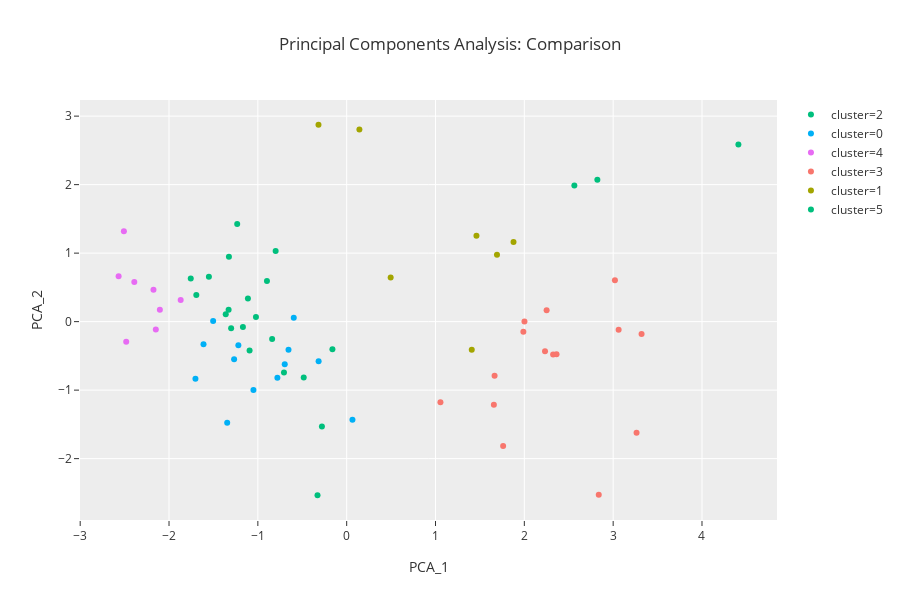

Write notebook code for a chart like this one.
### Markdown cell above
Kind of compelling. There is some bleed.

### Code cell
px.scatter(data_frame=pca_df
           ,x='PCA_1'
           ,y='PCA_2'
           ,color='cluster'
           ,template='ggplot2'
           ,title='Principal Components Analysis: Comparison'
           ,hover_name='person'
#            ,labels={"neg":"Negative Sentiment"
#                     ,"pos":"Positive Sentiment"
#                     ,"comment_length":"Avg Comment Char Length"
#                    }
            ,color_discrete_map={'got':'orange','dems': 'blue'}
          )

### Figure 1 — Plotly figure (JSON) as saved in the notebook; plotly's stock layout.template omitted (floating-point values rounded to 4 significant figures)
{"data": [{"hoverlabel": {"namelength": 0}, "hovertemplate": "<b>%{hovertext}</b><br><br>cluster=2<br>PCA_1=%{x}<br>PCA_2=%{y}", "hovertext": ["bran", "arya", "brienne", "theon", "hound", "mountain", "robb", "melisandre", "bronn", "gilly", "ramsey", "ned", "catelyn", "tormund", "robert", "tommen", "margaery", "oberyn", "jaqen", "ygritte"], "legendgroup": "cluster=2", "marker": {"color": "#00BF7D", "symbol": "circle"}, "mode": "markers", "name": "cluster=2", "showlegend": true, "type": "scatter", "uid": "9c8d646b-7188-461a-9b2a-21e705326943", "x": [-1.551, -1.755, -1.112, -1.021, -1.168, -1.329, -1.232, -1.326, -1.093, -0.1606, -0.8975, -1.301, -0.8391, -0.4836, -1.693, -1.361, -0.3284, -0.7059, -0.7996, -0.2788], "xaxis": "x", "y": [0.6555, 0.6297, 0.3366, 0.06862, -0.07663, 0.1737, 1.424, 0.949, -0.4221, -0.4031, 0.5938, -0.09517, -0.2526, -0.8163, 0.3899, 0.1072, -2.535, -0.7442, 1.03, -1.53], "yaxis": "y"}, {"hoverlabel": {"namelength": 0}, "hovertemplate": "<b>%{hovertext}</b><br><br>cluster=0<br>PCA_1=%{x}<br>PCA_2=%{y}", "hovertext": ["jon", "davos", "doran", "tyrion", "sansa", "stannis", "varys", "littlefinger", "joffrey", "gendry", "grey worm", "night_king", "mance"], "legendgroup": "cluster=0", "marker": {"color": "#00B0F6", "symbol": "circle"}, "mode": "markers", "name": "cluster=0", "showlegend": true, "type": "scatter", "uid": "bf62ce1c-f352-4f83-829a-06c60b7226d4", "x": [-1.703, 0.0651, -0.5957, -1.267, -1.219, -0.78, -1.612, -0.6549, -1.345, -0.6973, -1.503, -1.05, -0.316], "xaxis": "x", "y": [-0.8337, -1.434, 0.05765, -0.5479, -0.3445, -0.8191, -0.33, -0.4097, -1.477, -0.6204, 0.01013, -0.9963, -0.5782], "yaxis": "y"}, {"hoverlabel": {"namelength": 0}, "hovertemplate": "<b>%{hovertext}</b><br><br>cluster=4<br>PCA_1=%{x}<br>PCA_2=%{y}", "hovertext": ["dany", "cersei", "jamie", "jorah", "dragons", "missandei", "viserys", "euron"], "legendgroup": "cluster=4", "marker": {"color": "#E76BF3", "symbol": "circle"}, "mode": "markers", "name": "cluster=4", "showlegend": true, "type": "scatter", "uid": "2f555b26-c9fc-4b38-8402-dc59cdaf4d76", "x": [-2.149, -2.391, -1.869, -2.482, -2.175, -2.568, -2.103, -2.508], "xaxis": "x", "y": [-0.1147, 0.5777, 0.3149, -0.2947, 0.4653, 0.6627, 0.1734, 1.319], "yaxis": "y"}, {"hoverlabel": {"namelength": 0}, "hovertemplate": "<b>%{hovertext}</b><br><br>cluster=3<br>PCA_1=%{x}<br>PCA_2=%{y}", "hovertext": ["samwell", "harris", "buttigieg", "hickenlooper", "warren", "booker", "inslee", "castro", "sanders", "bullock", "messam", "o'rourke", "bennet", "moulton", "swalwell"], "legendgroup": "cluster=3", "marker": {"color": "#F8766D", "symbol": "circle"}, "mode": "markers", "name": "cluster=3", "showlegend": true, "type": "scatter", "uid": "fab56c1b-2fd7-4322-8d31-079b3ea6d816", "x": [1.056, 2.233, 1.665, 2.324, 1.657, 2.251, 3.263, 2.001, 1.989, 2.838, 3.02, 2.362, 3.062, 3.32, 1.761], "xaxis": "x", "y": [-1.178, -0.4336, -0.7914, -0.4805, -1.213, 0.165, -1.622, 0.001713, -0.1462, -2.527, 0.6042, -0.4756, -0.1196, -0.1815, -1.815], "yaxis": "y"}, {"hoverlabel": {"namelength": 0}, "hovertemplate": "<b>%{hovertext}</b><br><br>cluster=1<br>PCA_1=%{x}<br>PCA_2=%{y}", "hovertext": ["hodor", "biden", "gillibrand", "klobuchar", "gabbard", "delaney", "yang"], "legendgroup": "cluster=1", "marker": {"color": "#A3A500", "symbol": "circle"}, "mode": "markers", "name": "cluster=1", "showlegend": true, "type": "scatter", "uid": "62eb88d7-1d09-404b-8b8b-0cb2b9fd491f", "x": [-0.3173, 1.878, 1.692, 1.461, 0.1432, 0.4952, 1.408], "xaxis": "x", "y": [2.874, 1.161, 0.9752, 1.255, 2.804, 0.6429, -0.4111], "yaxis": "y"}, {"hoverlabel": {"namelength": 0}, "hovertemplate": "<b>%{hovertext}</b><br><br>cluster=5<br>PCA_1=%{x}<br>PCA_2=%{y}", "hovertext": ["de blasio", "gravel", "williamson"], "legendgroup": "cluster=5", "marker": {"color": "#00BF7D", "symbol": "circle"}, "mode": "markers", "name": "cluster=5", "showlegend": true, "type": "scatter", "uid": "7a866639-282e-426b-8cf6-dfbda4967c23", "x": [4.41, 2.563, 2.822], "xaxis": "x", "y": [2.586, 1.989, 2.072], "yaxis": "y"}], "layout": {"grid": {"xaxes": ["x"], "xgap": 0.1, "xside": "bottom", "yaxes": ["y"], "ygap": 0.1, "yside": "left"}, "height": 600, "legend": {"tracegroupgap": 0}, "title": {"text": "Principal Components Analysis: Comparison"}, "xaxis": {"title": {"text": "PCA_1"}}, "yaxis": {"title": {"text": "PCA_2"}}}}
